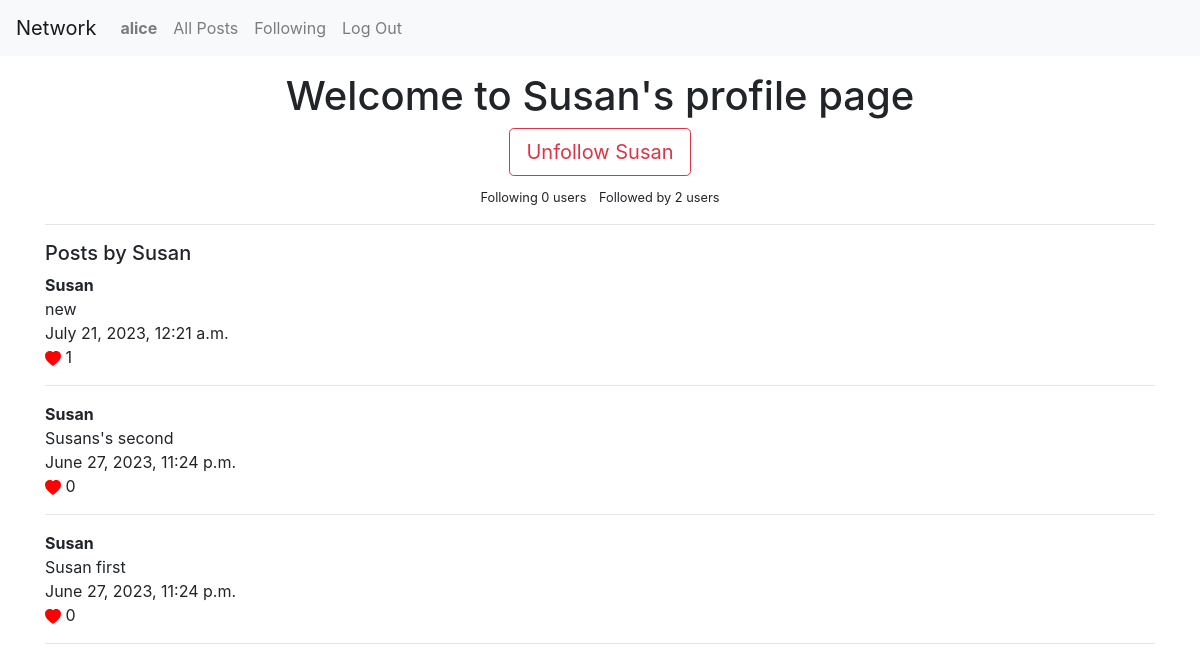
The app's page /profile/1 (signed in) with its own data.
### network/models.py (models this page shows, shortened)
class User(AbstractUser):
    pass

class Profile(models.Model):
    user = models.OneToOneField(User, on_delete=models.CASCADE)
    follows = models.ManyToManyField('self', related_name="followed_by", symmetrical=False, blank=True)
    def create_profile(sender, instance, created, **kwargs):
        if created:
            user_profile = Profile(user=instance)
            user_profile.save()
    post_save.connect(create_profile, sender=User)

class Post(models.Model):
    content = models.TextField(verbose_name='')
    user = models.ForeignKey(User, on_delete=models.CASCADE)
    comment = models.ForeignKey(Comment, on_delete=models.CASCADE, blank=True, null=True)
    pub_date = models.DateTimeField(auto_now_add=True)
    likes = models.ManyToManyField(User, related_name="post_like", blank=True)
    class Meta:
        ordering = ["-pub_date"]

### network/views.py (the view, shortened to what this page needs)
# urls.py: path('profile/<int:id>', views.profile, name='profile'),
def profile(request, id):
    if request.user.is_authenticated:
        try:
            profile = Profile.objects.get(id=id)
        except (KeyError, Profile.DoesNotExist):
            return render(request, "network/profile.html", {"error_message":"Error"})
        else:
            user_posts = profile.user.post_set.all()
            following = profile.follows.all()
        return render(request, "network/profile.html", {'profile': profile, 'user_posts': user_posts})
    return HttpResponseRedirect(reverse('login'))

### network/templates/network/profile.html (shortened to what this page needs)
{% extends "network/layout.html" %}
{% load crispy_forms_tags %}
{% block body %}
<div class="container">
    {% if profile %}
        {% if request.user.profile == profile %}
            <h1 class="text-center mt-3">Welcome to your profile page</h1>
        {% else %}
            <h1 class="text-center mt-3">Welcome to {{ profile.user.username }}'s profile page</h1>
            <form method="POST" class="my-2">
                <div class="col text-center">
                {% if profile in request.user.profile.follows.all %}
                <button class="btn btn-outline-danger btn-lg" type="submit" name="follow" value="unfollow">Unfollow {{ profile.user}}</button>
                {% else %}
                <button class="btn btn-outline-success btn-lg" type="submit" name="follow" value="follow">Follow {{ profile.user}}</button>
                {% endif %}
                </div>
            </form>
        {% endif %}
        <div class="text-center">
            <small class="mx-1">Following {{ profile.follows.count }} user{{ profile.follows.count|pluralize}}</small>
            <small class='mx-1'>Followed by {{ profile.followed_by.count }} user{{ profile.followed_by.count|pluralize }}</small>
        </div>
        <hr>
        {% if user_posts %}
            <p class="h5 my-2">Posts by {{ profile.user.username | capfirst}}</p>
            {% for post in user_posts %}
                <p class="m-0 font-weight-bolder">{{ post.user.username }}</p>
                <p class="m-0">{{ post.content }}</p>
                <p class="m-0">{{ post.pub_date }}</p>
                <a href="#" class="m-0">
                    <svg  xmlns="http://www.w3.org/2000/svg" width="16" height="16" fill="red" class="bi bi-heart-fill" viewBox="0 0 16 16">
                        <path fill-rule="evenodd" d="M8 1.314C12.438-3.248 23.534 4.735 8 15-7.534 4.736 3.562-3.248 8 1.314z"/>
                    </svg>
                </a>{{ post.likes.count }}
                <hr>
                {% endfor %}
        {% else %}
            <p class="h5 my-2">{{ profile.user.username|capfirst }} has no posts</p>
        {% endif %}
    {% else %}
        <h1>Profile Does not exist </h1>
        <a class="btn btn-primary btn-lg" href="{% url 'login' %}">Login</a> or <a class="btn btn-primary btn-lg" href="{% url 'register' %}">Register</a>
    {% endif %}
</div>
{% endblock %}

### network/templates/network/layout.html (shortened to what this page needs)
{% load static %}
<!DOCTYPE html>
<html lang="en">
    <head>
        <link rel="stylesheet" href="https://stackpath.bootstrapcdn.com/bootstrap/4.4.1/css/bootstrap.min.css">
        <link href="{% static 'network/styles.css' %}" rel="stylesheet">
    </head>
    <body>
        <nav class="navbar navbar-expand-lg navbar-light bg-light">
            <a class="navbar-brand" href="#">Network</a>
            <div>
              <ul class="navbar-nav mr-auto">
                {% if user.is_authenticated %}
                    <li class="nav-item">
                        <a class="nav-link" href="#"><strong>{{ user.username }}</strong></a>
                    </li>
                {% endif %}
                <li class="nav-item">
                  <a class="nav-link" href="{% url 'index' %}">All Posts</a>
                </li>
                {% if user.is_authenticated %}
                    <li class="nav-item">
                        <a class="nav-link" href="{% url 'following' %}">Following</a>
                    </li>
                    <li class="nav-item">
                        <a class="nav-link" href="{% url 'logout' %}">Log Out</a>
                    </li>
                {% endif %}
              </ul>
            </div>
          </nav>
        <div class="body">
            {% block body %}
            {% endblock %}
        </div>
    </body>
</html>

### records on screen
User: username "alice"
Profile: user.username "Susan", user "Susan", follows.count "0", followed_by.count "2"
Post: user.username "Susan", content "new", pub_date "July 21, 2023, 12:21 a.m.", likes.count "1"
Post: user.username "Susan", content "Susans's second", pub_date "June 27, 2023, 11:24 p.m.", likes.count "0"
Post: user.username "Susan", content "Susan first", pub_date "June 27, 2023, 11:24 p.m.", likes.count "0"
